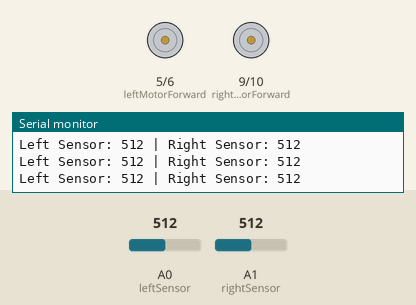
Recording of a sketch running on a simulated Arduino Uno, built with avr-gcc and run on an emulated ATmega328P. Parts: motor-driver pin pairs drawn as motors (green arrow = first pin HIGH = forward, orange = second pin HIGH = backward, longer = more drive), the last lines printed to the serial monitor. The inputs (shaded band) are chosen by the test bench; at power-on: A0 (leftSensor) = 512, A1 (rightSensor) = 512.

Above: at 1.2 s.
1.3 s: A0 (leftSensor) set to 486
At 1.6 s:
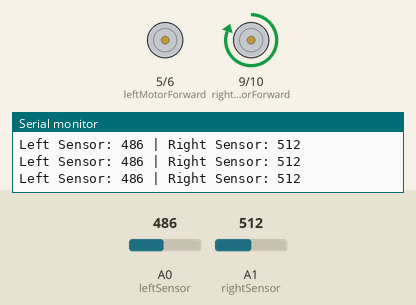
2.8 s: A1 (rightSensor) set to 490
At 3.2 s:
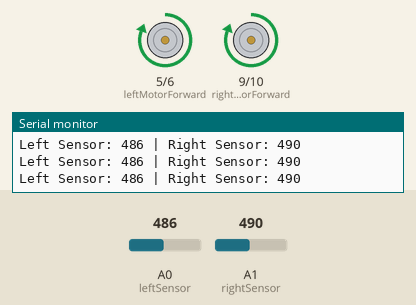
4.3 s: A0 (leftSensor) set to 510
At 4.8 s:
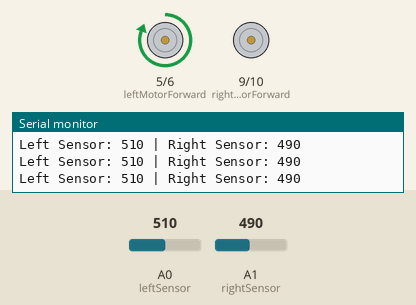
5.8 s: A0 (leftSensor) set to 490
At 6.3 s:
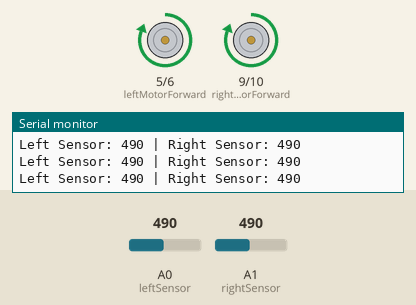
8.8 s: A0 (leftSensor) set to 511
At 9.5 s:
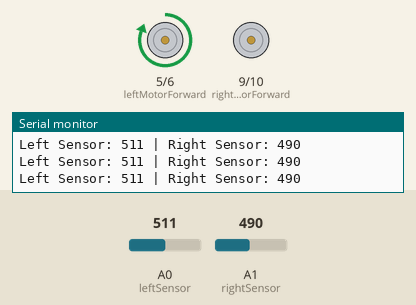
Timing chart, 0 to 11.8 s (numbered marks = the images above; inputs shaded):
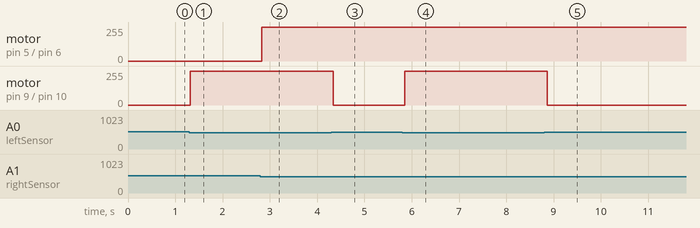

Measured:
- the behaviour switches between 500 and 499 on A0 (leftSensor) (found by bisection; images 0 and 1)
- after the input at 1.3 s, motor on pin 9 (rightMotorForward) / pin 10 (rightMotorBackward): stopped → forward 255/255 at once
- after the input at 2.8 s, motor on pin 5 (leftMotorForward) / pin 6 (leftMotorBackward): stopped → forward 255/255 at once
- after the input at 4.3 s, motor on pin 9 (rightMotorForward) / pin 10 (rightMotorBackward): forward 255/255 → stopped at once
- after the input at 5.8 s, motor on pin 9 (rightMotorForward) / pin 10 (rightMotorBackward): stopped → forward 255/255 after 0.05 s
- after the input at 8.8 s, motor on pin 9 (rightMotorForward) / pin 10 (rightMotorBackward): forward 255/255 → stopped after 0.07 s

The sketch:

OAR.ino
```cpp
// Pin Definitions
const int leftMotorForward = 5;
const int leftMotorBackward = 6;
const int rightMotorForward = 9;
const int rightMotorBackward = 10;

const int leftSensor = A0;  // Left IR sensor
const int rightSensor = A1; // Right IR sensor

void setup() {
  // Set up motor pins as output
  pinMode(leftMotorForward, OUTPUT);
  pinMode(leftMotorBackward, OUTPUT);
  pinMode(rightMotorForward, OUTPUT);
  pinMode(rightMotorBackward, OUTPUT);

  // Set up sensor pins as input
  pinMode(leftSensor, INPUT);
  pinMode(rightSensor, INPUT);

  // Initialize serial communication for debugging
  Serial.begin(9600);
}

void loop() {
  int leftSensorValue = analogRead(leftSensor);
  int rightSensorValue = analogRead(rightSensor);

  // Debugging sensor values
  Serial.print("Left Sensor: ");
  Serial.print(leftSensorValue);
  Serial.print(" | Right Sensor: ");
  Serial.println(rightSensorValue);

  // Threshold for detecting the line (adjust according to your setup)
  int threshold = 500;

  // Line-following logic
  if (leftSensorValue < threshold && rightSensorValue < threshold) {
    // Both sensors are on the line, move forward
    moveForward();
  } else if (leftSensorValue < threshold && rightSensorValue > threshold) {
    // Left sensor on the line, turn left
    turnLeft();
  } else if (leftSensorValue > threshold && rightSensorValue < threshold) {
    // Right sensor on the line, turn right
    turnRight();
  } else {
    // Both sensors off the line, stop or adjust accordingly
    stopRobot();
  }

  delay(100); // Add delay for stability
}

// Function to move the robot forward
void moveForward() {
  digitalWrite(leftMotorForward, HIGH);
  digitalWrite(leftMotorBackward, LOW);
  digitalWrite(rightMotorForward, HIGH);
  digitalWrite(rightMotorBackward, LOW);
}

// Function to turn the robot left
void turnLeft() {
  digitalWrite(leftMotorForward, LOW);
  digitalWrite(leftMotorBackward, LOW);
  digitalWrite(rightMotorForward, HIGH);
  digitalWrite(rightMotorBackward, LOW);
}

// Function to turn the robot right
void turnRight() {
  digitalWrite(leftMotorForward, HIGH);
  digitalWrite(leftMotorBackward, LOW);
  digitalWrite(rightMotorForward, LOW);
  digitalWrite(rightMotorBackward, LOW);
}

// Function to stop the robot
void stopRobot() {
  digitalWrite(leftMotorForward, LOW);
  digitalWrite(leftMotorBackward, LOW);
  digitalWrite(rightMotorForward, LOW);
  digitalWrite(rightMotorBackward, LOW);
}
```
